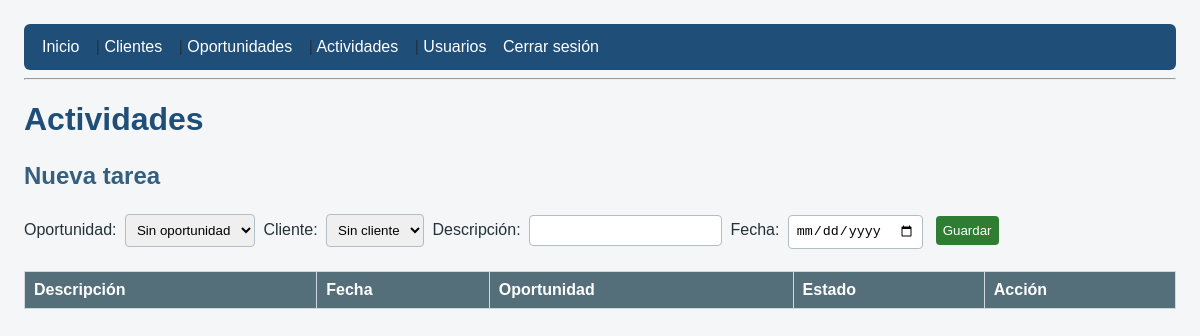
The app's page /index.php?ruta=actividades (signed in), older data.
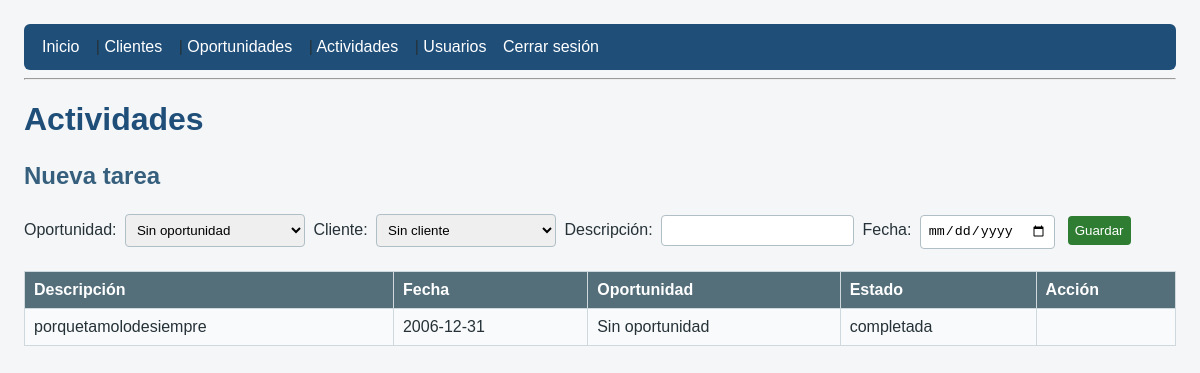
The same page, newer data.
### tables this page shows
CREATE TABLE `actividades` (
  `id_tarea` int(11) NOT NULL,
  `id_oportunidad` int(11) DEFAULT NULL,
  `id_cliente` int(11) DEFAULT NULL,
  `descripcion` text NOT NULL,
  `fecha` date NOT NULL,
  `estado` enum('pendiente','completada') NOT NULL DEFAULT 'pendiente',
  `usuario_responsable` int(11) NOT NULL
);

### Controlador/actividadesControlador.php (called while the page is built, shortened)
<?php
class ActividadesControlador {
    public function listar() {
        $admin = $_SESSION['rol'] == 'admin';
        $actividades = Actividad::todos($_SESSION['id_usuario'], $admin);
        require __DIR__ . '/../Vista/actividades.php';
    }
}

### Modelo/actividad.php (called while the page is built, shortened)
<?php
require_once __DIR__ . '/conexion.php';
class Actividad {
public static function todos($usuarioId, $esAdmin) {
    global $conexion;
    $sql = "SELECT a.*, o.titulo oportunidad FROM actividades a LEFT JOIN oportunidades o ON o.id_oportunidad=a.id_oportunidad";
    $sql .= " ORDER BY a.estado, a.fecha";
    return $conexion->query($sql)->fetch_all(MYSQLI_ASSOC);
}
}

### Vista/actividades.php (the view, shortened to what this page needs)
<!DOCTYPE html>
<html>
<head>
    <link rel="stylesheet" href="Vista/estilos.css">
</head>
<body>
    <nav>
        <a href="index.php?ruta=dashboard">Inicio</a> |
        <a href="index.php?ruta=clientes">Clientes</a> |
        <a href="index.php?ruta=oportunidades">Oportunidades</a> |
        <a href="index.php?ruta=actividades">Actividades</a>
        <?php if ($_SESSION['rol'] == 'admin') { ?> |
            <a href="index.php?ruta=usuarios">Usuarios</a>
        <?php } ?>
        <a href="index.php?ruta=logout">Cerrar sesión</a>
    </nav>
    <hr>
    <h1>Actividades</h1>
    <h2>Nueva tarea</h2>
    <form method="post" action="index.php?ruta=actividad-guardar">
        Oportunidad:
        <select name="id_oportunidad">
            <option value="">Sin oportunidad</option>
        </select>
        Cliente:
        <select name="id_cliente">
            <option value="">Sin cliente</option>
        </select>
        Descripción: <input type="text" name="descripcion" required>
        Fecha: <input type="date" name="fecha" required>
        <input type="submit" value="Guardar">
    </form>
    <table border="1">
        <tr>
            <th>Descripción</th>
            <th>Fecha</th>
            <th>Oportunidad</th>
            <th>Estado</th>
            <th>Acción</th>
        </tr>
        <?php foreach ($actividades as $actividad) { ?>
            <tr>
                <td><?= $actividad['descripcion'] ?></td>
                <td><?= $actividad['fecha'] ?></td>
                <td><?= $actividad['oportunidad'] ?: 'Sin oportunidad' ?></td>
                <td><?= $actividad['estado'] ?></td>
                <td>
                </td>
            </tr>
        <?php } ?>
    </table>
</body>
</html>

### index.php (shortened to what this page needs)
<?php
require_once __DIR__ . '/Modelo/oportunidad.php';
require_once __DIR__ . '/Modelo/actividad.php';
require_once __DIR__ . '/Controlador/actividadesControlador.php';
$ruta = isset($_GET['ruta']) ? $_GET['ruta'] : 'login';
switch ($ruta) {
    case 'actividades':
        (new ActividadesControlador())->listar();
        break;
}

### Vista/estilos.css (style rules this page uses)
* { box-sizing: border-box; }
body { margin: 0; padding: 24px; background: #f4f6f8; color: #263238; font-family: Arial, sans-serif; }
nav { padding: 14px 18px; background: #1f4e79; border-radius: 6px; }
nav a { color: white; text-decoration: none; margin-right: 12px; }
h1 { color: #1f4e79; }
h2 { color: #365f7d; margin-top: 24px; }
form { margin: 12px 0; }
input, select { margin: 4px; padding: 7px; border: 1px solid #b0bec5; border-radius: 4px; }
input[type="submit"] { color: white; background: #2e7d32; border: 0; cursor: pointer; }
table { width: 100%; margin-top: 18px; border-collapse: collapse; background: white; }
th, td { padding: 9px; border: 1px solid #cfd8dc; text-align: left; }
th { color: white; background: #546e7a; }
tr:nth-child(even) { background: #f8fafb; }
a { color: #1565c0; }
body > h1, body > form, body > table, body > ul, body > p { max-width: 1200px; }

Row changes from the older to the newer data that the page shows:
added actividades: descripcion "porquetamolodesiempre", fecha "2006-12-31", oportunidad "Sin oportunidad", estado "completada"
